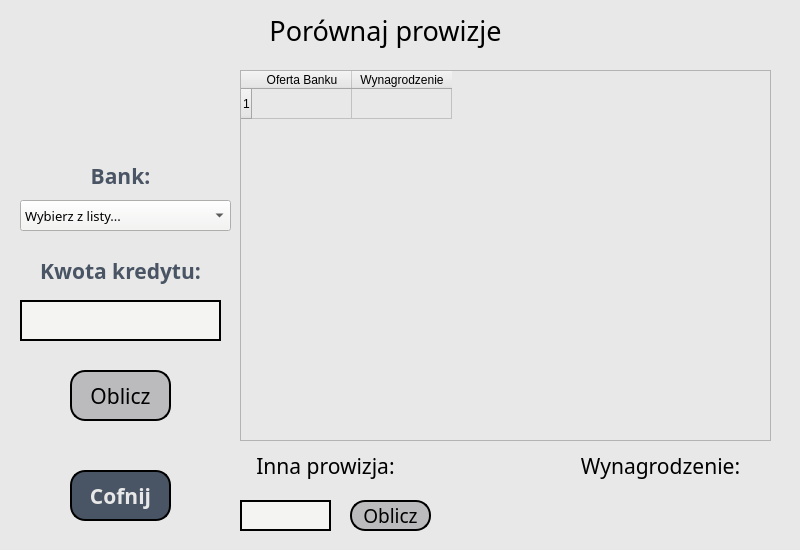
<?xml version="1.0" encoding="UTF-8"?>
<ui version="4.0">
 <class>Dialog</class>
 <widget class="QDialog" name="Dialog">
  <property name="geometry">
   <rect>
    <x>0</x>
    <y>0</y>
    <width>800</width>
    <height>550</height>
   </rect>
  </property>
  <property name="windowTitle">
   <string>Dialog</string>
  </property>
  <property name="styleSheet">
   <string notr="true">background-color: rgb(232, 232, 232);</string>
  </property>
  <widget class="QLabel" name="label_7">
   <property name="geometry">
    <rect>
     <x>20</x>
     <y>250</y>
     <width>201</width>
     <height>41</height>
    </rect>
   </property>
   <property name="font">
    <font>
     <family>Artifakt Element</family>
     <pointsize>16</pointsize>
     <weight>75</weight>
     <bold>true</bold>
    </font>
   </property>
   <property name="styleSheet">
    <string notr="true">color: rgb(73, 84, 100);</string>
   </property>
   <property name="text">
    <string>Kwota kredytu:</string>
   </property>
   <property name="alignment">
    <set>Qt::AlignCenter</set>
   </property>
   <property name="wordWrap">
    <bool>true</bool>
   </property>
  </widget>
  <widget class="QLineEdit" name="lineEdit_2">
   <property name="geometry">
    <rect>
     <x>20</x>
     <y>300</y>
     <width>201</width>
     <height>41</height>
    </rect>
   </property>
   <property name="font">
    <font>
     <family>Artifakt Element</family>
     <pointsize>12</pointsize>
    </font>
   </property>
   <property name="styleSheet">
    <string notr="true">background-color: rgb(244, 244, 242);
border-color: rgb(73, 84, 100);
border: 2px solid;</string>
   </property>
   <property name="text">
    <string/>
   </property>
  </widget>
  <widget class="QTableWidget" name="tableWidget">
   <property name="geometry">
    <rect>
     <x>240</x>
     <y>70</y>
     <width>531</width>
     <height>371</height>
    </rect>
   </property>
   <property name="styleSheet">
    <string notr="true">background-color: rgb(232, 232, 232);
font: 9pt &quot;Artifakt Element&quot;;
</string>
   </property>
   <property name="editTriggers">
    <set>QAbstractItemView::NoEditTriggers</set>
   </property>
   <row>
    <property name="text">
     <string>1</string>
    </property>
    <property name="background">
     <color>
      <red>232</red>
      <green>232</green>
      <blue>232</blue>
     </color>
    </property>
   </row>
   <column>
    <property name="text">
     <string>Oferta Banku</string>
    </property>
    <property name="background">
     <color>
      <red>232</red>
      <green>232</green>
      <blue>232</blue>
     </color>
    </property>
   </column>
   <column>
    <property name="text">
     <string>Wynagrodzenie</string>
    </property>
    <property name="background">
     <color>
      <red>232</red>
      <green>232</green>
      <blue>232</blue>
     </color>
    </property>
   </column>
   <item row="0" column="0">
    <property name="text">
     <string/>
    </property>
    <property name="font">
     <font>
      <family>Artifakt Element</family>
     </font>
    </property>
   </item>
   <item row="0" column="1">
    <property name="font">
     <font>
      <family>Artifakt Element</family>
     </font>
    </property>
   </item>
  </widget>
  <widget class="QLabel" name="label_8">
   <property name="geometry">
    <rect>
     <x>230</x>
     <y>450</y>
     <width>191</width>
     <height>31</height>
    </rect>
   </property>
   <property name="font">
    <font>
     <family>Artifakt Element</family>
     <pointsize>16</pointsize>
    </font>
   </property>
   <property name="text">
    <string>Inna prowizja:</string>
   </property>
   <property name="alignment">
    <set>Qt::AlignCenter</set>
   </property>
   <property name="wordWrap">
    <bool>true</bool>
   </property>
  </widget>
  <widget class="QLineEdit" name="lineEdit_3">
   <property name="geometry">
    <rect>
     <x>240</x>
     <y>500</y>
     <width>91</width>
     <height>31</height>
    </rect>
   </property>
   <property name="font">
    <font>
     <family>Artifakt Element</family>
     <pointsize>12</pointsize>
    </font>
   </property>
   <property name="styleSheet">
    <string notr="true">background-color: rgb(244, 244, 242);
border-color: rgb(73, 84, 100);
border: 2px solid;</string>
   </property>
   <property name="text">
    <string/>
   </property>
  </widget>
  <widget class="QLabel" name="label_9">
   <property name="geometry">
    <rect>
     <x>560</x>
     <y>450</y>
     <width>201</width>
     <height>31</height>
    </rect>
   </property>
   <property name="font">
    <font>
     <family>Artifakt Element</family>
     <pointsize>16</pointsize>
    </font>
   </property>
   <property name="text">
    <string>Wynagrodzenie:</string>
   </property>
   <property name="alignment">
    <set>Qt::AlignCenter</set>
   </property>
   <property name="wordWrap">
    <bool>true</bool>
   </property>
  </widget>
  <widget class="QLabel" name="label_4">
   <property name="geometry">
    <rect>
     <x>580</x>
     <y>490</y>
     <width>151</width>
     <height>31</height>
    </rect>
   </property>
   <property name="font">
    <font>
     <family>Artifakt Element</family>
     <pointsize>16</pointsize>
    </font>
   </property>
   <property name="text">
    <string/>
   </property>
   <property name="alignment">
    <set>Qt::AlignCenter</set>
   </property>
  </widget>
  <widget class="QPushButton" name="OtherCommButt">
   <property name="geometry">
    <rect>
     <x>350</x>
     <y>500</y>
     <width>81</width>
     <height>31</height>
    </rect>
   </property>
   <property name="font">
    <font>
     <family>Artifakt Element</family>
     <pointsize>14</pointsize>
    </font>
   </property>
   <property name="styleSheet">
    <string notr="true">background-color: rgb(187, 187, 190);
border-color: rgb(0, 0, 0);
border: 2px solid;
border-radius: 15px;</string>
   </property>
   <property name="text">
    <string>Oblicz</string>
   </property>
  </widget>
  <widget class="QLabel" name="label">
   <property name="geometry">
    <rect>
     <x>230</x>
     <y>10</y>
     <width>311</width>
     <height>41</height>
    </rect>
   </property>
   <property name="font">
    <font>
     <family>Artifakt Element</family>
     <pointsize>20</pointsize>
     <weight>50</weight>
     <bold>false</bold>
    </font>
   </property>
   <property name="text">
    <string>Porównaj prowizje</string>
   </property>
   <property name="alignment">
    <set>Qt::AlignCenter</set>
   </property>
  </widget>
  <widget class="QLabel" name="label_10">
   <property name="geometry">
    <rect>
     <x>560</x>
     <y>10</y>
     <width>211</width>
     <height>51</height>
    </rect>
   </property>
   <property name="font">
    <font>
     <family>Artifakt Element</family>
     <pointsize>12</pointsize>
    </font>
   </property>
   <property name="text">
    <string/>
   </property>
   <property name="alignment">
    <set>Qt::AlignCenter</set>
   </property>
   <property name="wordWrap">
    <bool>true</bool>
   </property>
  </widget>
  <widget class="QPushButton" name="BackButton">
   <property name="geometry">
    <rect>
     <x>70</x>
     <y>470</y>
     <width>101</width>
     <height>51</height>
    </rect>
   </property>
   <property name="font">
    <font>
     <family>Artifakt Element</family>
     <pointsize>16</pointsize>
     <weight>75</weight>
     <bold>true</bold>
    </font>
   </property>
   <property name="styleSheet">
    <string notr="true">background-color: rgb(73, 84, 100);
border-color: rgb(0, 0, 0);
border: 2px solid;
border-radius: 15px;
color: rgb(232, 232, 232);</string>
   </property>
   <property name="text">
    <string>Cofnij</string>
   </property>
  </widget>
  <widget class="QPushButton" name="count_commissions_button">
   <property name="geometry">
    <rect>
     <x>70</x>
     <y>370</y>
     <width>101</width>
     <height>51</height>
    </rect>
   </property>
   <property name="font">
    <font>
     <family>Artifakt Element</family>
     <pointsize>16</pointsize>
    </font>
   </property>
   <property name="styleSheet">
    <string notr="true">background-color: rgb(187, 187, 190);
border-color: rgb(0, 0, 0);
border: 2px solid;
border-radius: 15px;</string>
   </property>
   <property name="text">
    <string>Oblicz</string>
   </property>
  </widget>
  <widget class="QLabel" name="label_2">
   <property name="geometry">
    <rect>
     <x>60</x>
     <y>20</y>
     <width>131</width>
     <height>121</height>
    </rect>
   </property>
   <property name="text">
    <string/>
   </property>
   <property name="pixmap">
    <pixmap>LogoSample_ByTailorBrands.png</pixmap>
   </property>
   <property name="scaledContents">
    <bool>true</bool>
   </property>
  </widget>
  <widget class="QLabel" name="label_11">
   <property name="geometry">
    <rect>
     <x>70</x>
     <y>160</y>
     <width>101</width>
     <height>31</height>
    </rect>
   </property>
   <property name="font">
    <font>
     <family>Artifakt Element</family>
     <pointsize>16</pointsize>
     <weight>75</weight>
     <bold>true</bold>
    </font>
   </property>
   <property name="styleSheet">
    <string notr="true">color: rgb(73, 84, 100);</string>
   </property>
   <property name="text">
    <string>Bank:</string>
   </property>
   <property name="alignment">
    <set>Qt::AlignCenter</set>
   </property>
   <property name="wordWrap">
    <bool>true</bool>
   </property>
  </widget>
  <widget class="QComboBox" name="comboBox">
   <property name="geometry">
    <rect>
     <x>20</x>
     <y>200</y>
     <width>211</width>
     <height>31</height>
    </rect>
   </property>
   <property name="font">
    <font>
     <family>Artifakt Element</family>
     <pointsize>10</pointsize>
    </font>
   </property>
   <property name="cursor">
    <cursorShape>WhatsThisCursor</cursorShape>
   </property>
   <property name="toolTip">
    <string>&lt;html&gt;&lt;head/&gt;&lt;body&gt;&lt;p&gt;Najpierw wpisz kwotę kredytu a później wybierz bank.&lt;/p&gt;&lt;/body&gt;&lt;/html&gt;</string>
   </property>
   <property name="styleSheet">
    <string notr="true">background-color: rgb(244, 244, 242);
</string>
   </property>
   <item>
    <property name="text">
     <string>Wybierz z listy...</string>
    </property>
   </item>
  </widget>
 </widget>
 <resources/>
 <connections/>
</ui>
